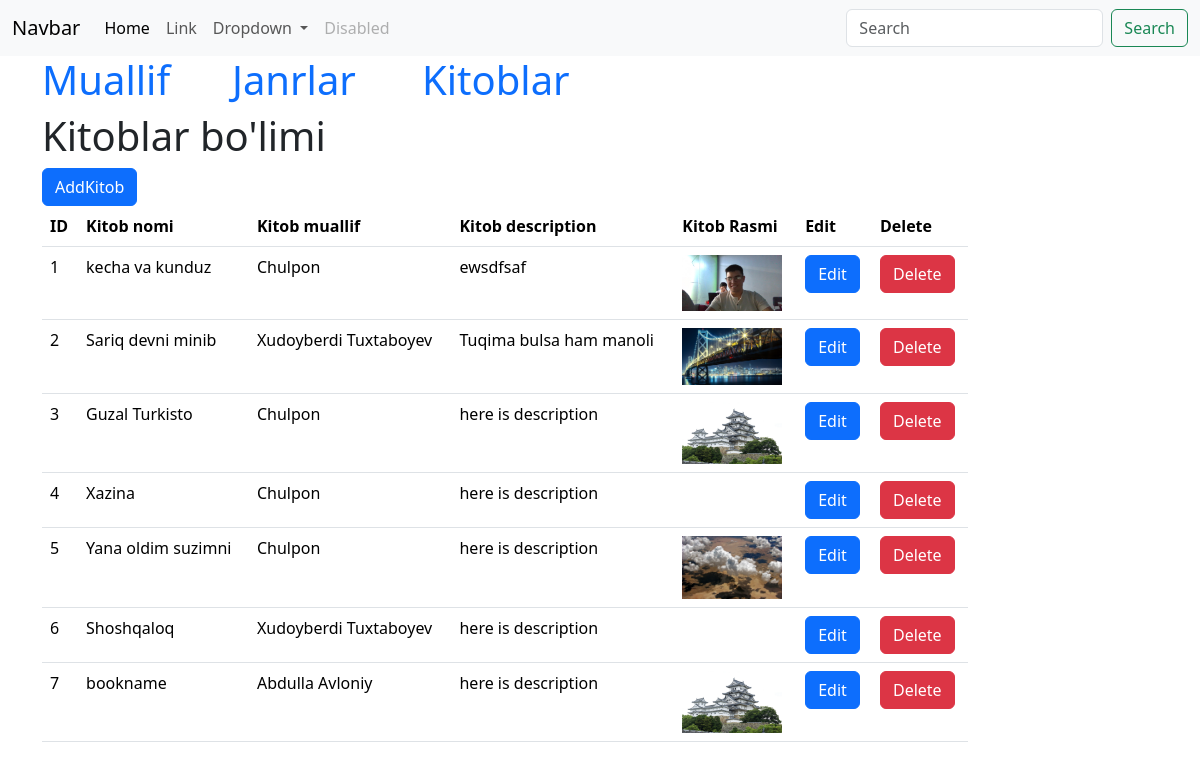
Page /kitoblar on the committed database.
### tables this page shows
CREATE TABLE `kitoblar` (
  `id` int NOT NULL,
  `nomi` varchar(2552) NOT NULL,
  `muallif_id` int NOT NULL,
  `janr_id` int NOT NULL,
  `description` varchar(255) NOT NULL,
  `rasm` varchar(255) NOT NULL
);

CREATE TABLE `muallif` (
  `id` int NOT NULL,
  `fio` varchar(255) NOT NULL
);

### App/Helpers/Views.php (called while the page is built, shortened)
<?php
class Views
{
    public static function make($view, $title, $muallif = [])
    {
        include dirname(__DIR__) . '/Views/' . $view . '.php';
        $content = ob_get_clean();
        include dirname(__DIR__) . '/Views/main.php';
    }
}

### App/Helpers/helpers.php (called while the page is built, shortened)
<?php
if (!function_exists("view")) {
    function view($view, $title, $muallif = [])
    {
        Views::make($view, $title, $muallif);
    }
}

### App/Controllers/CategoryController.php (called while the page is built, shortened)
<?php
class CategoryController
{
    public function kitoblar()
    {
        $muallif = Category::all();
        return view('kitoblar', 'kitoblar', $muallif);
    }
}

### App/App.php (called while the page is built, shortened)
<?php
class App
{
    public function run()
    {
        $request = new Request();
        $route = new Route($request);
        return $route->action();
    }
}

### App/Routes/Request.php (called while the page is built, shortened)
<?php
class Request
{
    public function url()
    {
        $path = $_SERVER["REQUEST_URI"] ?? '/';
        return str_contains($path, '?') ? explode('?', $path)[0] : $path;
    }
    public function method()
    {
        return strtolower($_SERVER['REQUEST_METHOD']);
    }
}

### App/Views/kitoblar.php (the view, shortened to what this page needs)
<!doctype html>
<html lang="en">
<head>
    <link href="https://cdn.jsdelivr.net/npm/bootstrap@5.3.3/dist/css/bootstrap.min.css" rel="stylesheet">
</head>
<body>
    <nav class="navbar navbar-expand-lg bg-body-tertiary">
        <div class="container-fluid">
            <a class="navbar-brand" href="#">Navbar</a>
            <div class="collapse navbar-collapse" id="navbarSupportedContent">
                <ul class="navbar-nav me-auto mb-2 mb-lg-0">
                    <li class="nav-item">
                        <a class="nav-link active" aria-current="page" href="#">Home</a>
                    </li>
                    <li class="nav-item">
                        <a class="nav-link" href="#">Link</a>
                    </li>
                    <li class="nav-item dropdown">
                        <a class="nav-link dropdown-toggle" href="#" role="button" data-bs-toggle="dropdown" aria-expanded="false">
                            Dropdown
                        </a>
                    </li>
                    <li class="nav-item">
                        <a class="nav-link disabled" aria-disabled="true">Disabled</a>
                    </li>
                </ul>
                <form class="d-flex" role="search">
                    <input class="form-control me-2" type="search" placeholder="Search" aria-label="Search">
                    <button class="btn btn-outline-success" type="submit">Search</button>
                </form>
            </div>
        </div>
    </nav>
    <div class="container">
        <div class="row">
            <div class="col-2">
                <h1><a href="/" class="janr-link">Muallif</a></h1>
            </div>
            <div class="col-2">
                <h1><a href="/janrlar" class="janr-link">Janrlar</a></h1>
            </div>
            <div class="col-2">
                <h1><a href="/kitoblar" class="janr-link">Kitoblar</a></h1>
            </div>
        </div>
        <div class="row">
            <h1>Kitoblar bo'limi</h1>
        </div>
        <div class="row">
            <div class="col-4">
                <button type="button" class="btn btn-primary" data-bs-toggle="modal" data-bs-target="#createModal">
                    AddKitob
                </button>
            </div>
        </div>
        <div class="row">
            <div class="col-10">
                <table class="table">
                    <thead>
                        <tr>
                            <th scope="col">ID</th>
                            <th scope="col">Kitob nomi</th>
                            <th scope="col">Kitob muallif</th>
                            <th scope="col">Kitob description</th>
                            <th scope="col">Kitob Rasmi</th>
                            <th>Edit</th>
                            <th>Delete</th>
                        </tr>
                    </thead>
                    <tbody>
                        <?php
                        $con=new PDO("mysql:host=localhost;dbname=php_darslar",'root','root');
                        $sql="SELECT kitoblar.id,kitoblar.nomi, muallif.fio AS muallif, janr.name, kitoblar.description, kitoblar.rasm
                        FROM kitoblar
                        LEFT JOIN muallif ON kitoblar.muallif_id = muallif.id
                        LEFT JOIN janr ON kitoblar.janr_id = janr.id;
                        ";
                        $st=$con->query($sql);
                        $kitoblar=$st->fetchAll(PDO::FETCH_ASSOC);
                        foreach ($kitoblar as $m) { ?>
                            <tr>
                                <td><?= $m['id'] ?></td>
                                <td><?= $m['nomi'] ?></td>
                                <td><?= $m['muallif'] ?></td>
                                <td><?= $m['description'] ?></td>
                                <td><img src="<?php echo 'rasm/'.$m['rasm']?>" alt="" width="100px"></td>
                                <td>
                                    <button type="button" class="btn btn-primary" data-bs-toggle="modal" data-bs-target="#editModal<?= $m['id'] ?>">
                                        Edit
                                    </button>
                                </td>
                                <td>
                                    <form action="/delete" method="post">
                                        <button type="submit" name="ok" class="btn btn-danger">Delete</button>
                                    </form>
                                </td>
                            </tr>
                        <?php }
                        ?>
                    </tbody>
                </table>
            </div>
        </div>
    </div>
</body>
</html>

### index.php (shortened to what this page needs)
<?php
include "App/Helpers/helpers.php";
$app = new App();
echo $app->run();

### App/Routes/Route.php (shortened to what this page needs)
<?php
class Route
{
    public $request;
    public static array $routes = [];
    public function __construct(Request $request)
    {
        $this->request = $request;
    }
    public static function get($path, $action)
    {
        self::$routes['get'][$path] = $action;
    }
    public static function post($path, $action)
    {
        self::$routes['post'][$path] = $action;
    }
    public function action()
    {
        $path = $this->request->url();
        $method = $this->request->method();
        $action = self::$routes[$method][$path] ?? false;
        if (is_array($action)) {
            $controller = new $action[0]();
            $controller->{$action[1]}();
        }
    }
}

### App/Views/main.php (shortened to what this page needs)
<!DOCTYPE html>
<html lang="en">
<head>
</head>
<body>
    <?= $content ?>
</body>
</html>

### App/Views/kitoblar.php (style rules this page uses)
.janr-link { text-decoration: none; }

### rows in the picture
kitoblar: id "1", nomi "kecha va kunduz", muallif.fio "Chulpon", description "ewsdfsaf", rasm (picture)
kitoblar: id "2", nomi "Sariq devni minib", muallif.fio "Xudoyberdi Tuxtaboyev", description "Tuqima bulsa ham manoli", rasm (picture)
kitoblar: id "3", nomi "Guzal Turkisto", muallif.fio "Chulpon", description "here is description", rasm (picture)
kitoblar: id "4", nomi "Xazina", muallif.fio "Chulpon", description "here is description"
kitoblar: id "5", nomi "Yana oldim suzimni", muallif.fio "Chulpon", description "here is description", rasm (picture)
kitoblar: id "6", nomi "Shoshqaloq", muallif.fio "Xudoyberdi Tuxtaboyev", description "here is description"
kitoblar: id "7", nomi "bookname", muallif.fio "Abdulla Avloniy", description "here is description", rasm (picture)
